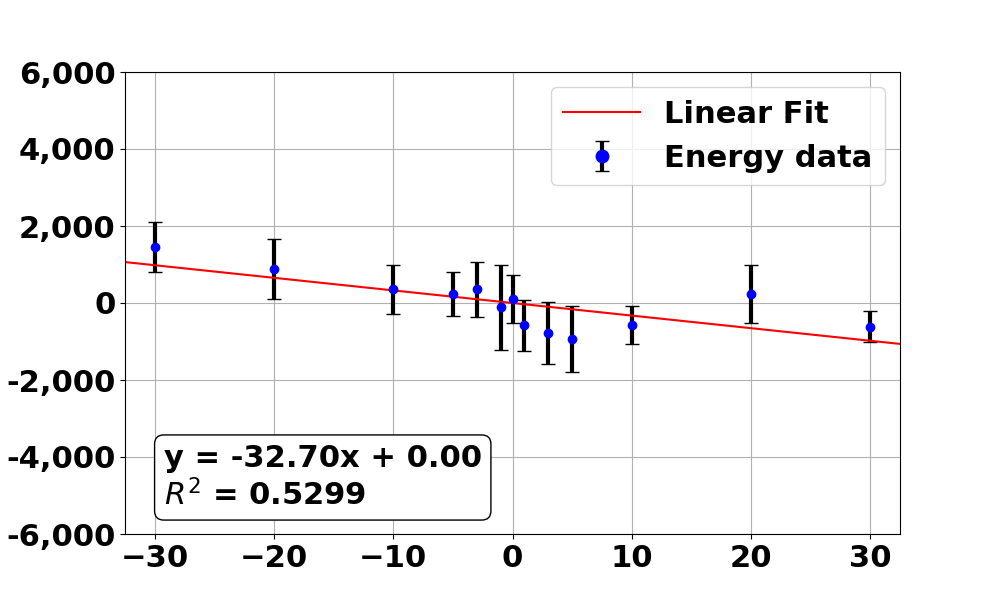

Write Python code to recreate this figure.
import matplotlib.pyplot as plt
import numpy as np
import matplotlib.font_manager as fm

percentages = np.array([
    0,        # Basal
    1, 3, 5, 10, 20, 30, # Donor to acceptor (low %)
    -1, -3, -5, -10, -20, -30 # Acceptor to donor (low %)
])

# Corresponding energy values for 10% PS, 10% cholesterol in acceptor
energies = np.array([
    -1680271.2999999998,  # Basal
    -1680957.8, -1681161.0, -1681308.8, -1680947.1, -1680146.85, -1680986.1099999999, # Donor to acceptor
    -1680490.5, -1680014.12, -1680132.56, -1680019.24, -1679499.35, -1678925.41   # Acceptor to donor
])

energies_error_1 = np.array([
    613.0,
    661.0, 802.0, 852.0, 487.0, 758.0, 410.0, 
    1099.5, 718.0, 569.0, 639.0, 777.0, 648.0
])
energies_error_2 = np.array([
    2680.8239999999996,
    2699.79, 3015.19, 2935.307, 2485.505, 2883.0170000000003, 2270.5016,
    3385.0649999999996, 2688.746, 2504.665, 2741.309, 2918.5969999999998, 2805.473
])
energies_error_to_use = energies_error_1
energies -= np.mean(energies)

# Fit linear regression
coefficients = np.polyfit(percentages, energies, 1)
linear_fit = np.poly1d(coefficients)

# Generate x values from -30 to 30 for smooth fit line
x_fit = np.linspace(-32.5, 32.5, 200)
y_fit = linear_fit(x_fit)

# Create the plot
plt.figure(figsize=(10, 6))
# plt.scatter(percentages, energies, color='blue', label='Energy data')
plt.errorbar(
    percentages,
    energies,
    yerr=energies_error_to_use,
    fmt='o',                   # 'o' for circular markers
    color='blue',
    ecolor='black',            # Error bar color
    elinewidth=3,              # Bold error bar lines
    capsize=5,                 # End caps on error bars
    label='Energy data'
)
plt.plot(x_fit, y_fit, color='red', label='Linear Fit')

# Plot settings
plt.xticks(fontsize=22, fontweight='bold')
plt.yticks(fontsize=22, fontweight='bold')
plt.legend(
    fontsize=22,
    prop=fm.FontProperties(weight='bold', size=22),
    loc='best',
    markerscale=1.5,       # Enlarge the markers in legend
    handlelength=2.5       # Enlarge the line segment in legend
)

plt.xlim(-32.5, 32.5)
plt.ylim(-6000, 6000)
plt.grid(True)

import matplotlib.ticker as ticker
plt.gca().yaxis.set_major_formatter(ticker.FuncFormatter(lambda x, _: f'{int(x):,}'))


# Calculate R^2
fit_line = linear_fit(percentages)
from sklearn.metrics import r2_score
r_squared = r2_score(energies, fit_line)

# Create annotation string
fit_eq = f"y = {coefficients[0]:.2f}x + {coefficients[1]:.2f}\n$R^2$ = {r_squared:.4f}"

# Add text to the image (bottom right corner)
plt.text(
    0.05, 0.05, fit_eq,
    fontsize=22,
    fontweight='bold',
    ha='left',
    va='bottom',
    transform=plt.gca().transAxes,
    bbox=dict(facecolor='white', edgecolor='black', boxstyle='round,pad=0.3')
)

# Save the plot
plt.savefig("10 PS 10 Cholesterol.png")